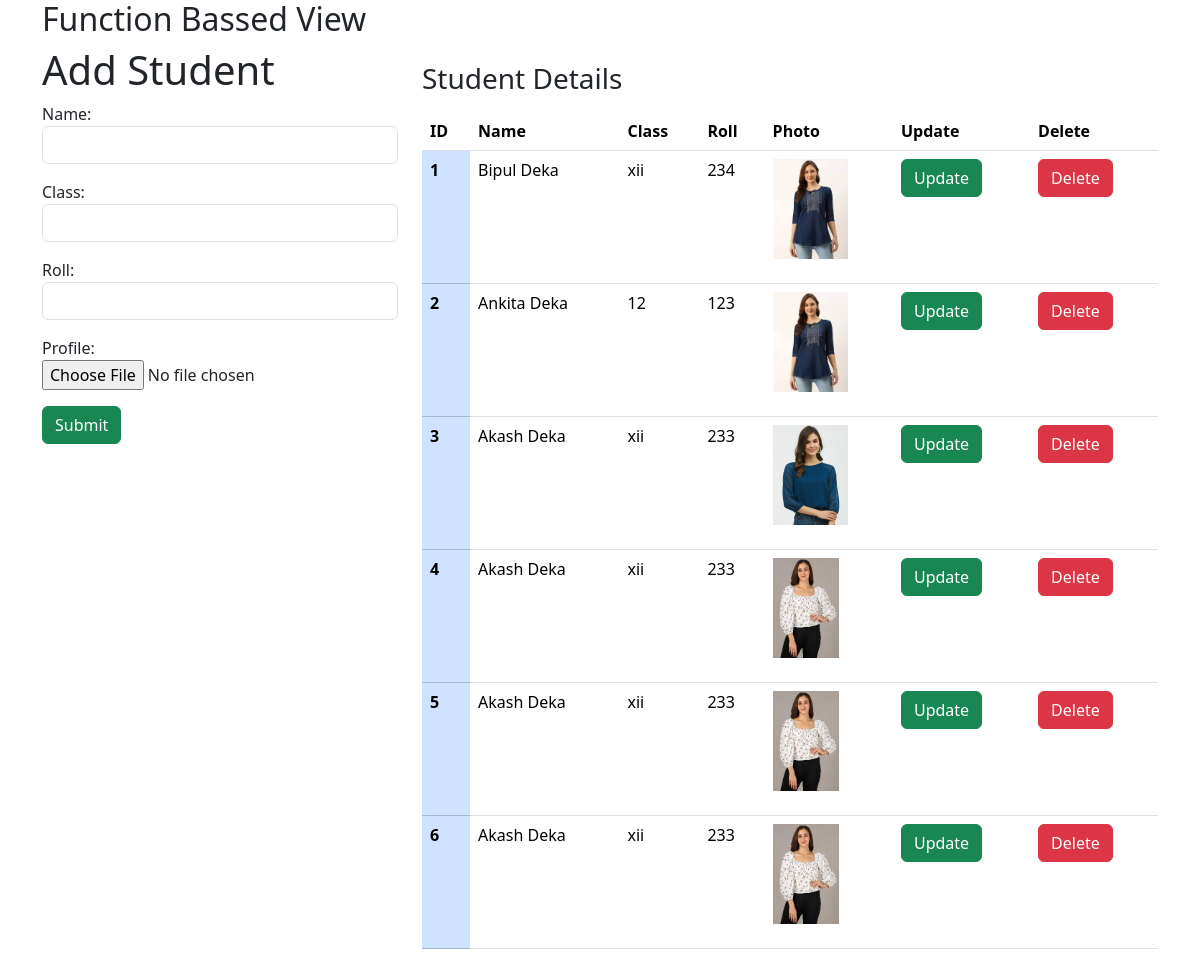
The app's page /, older data.
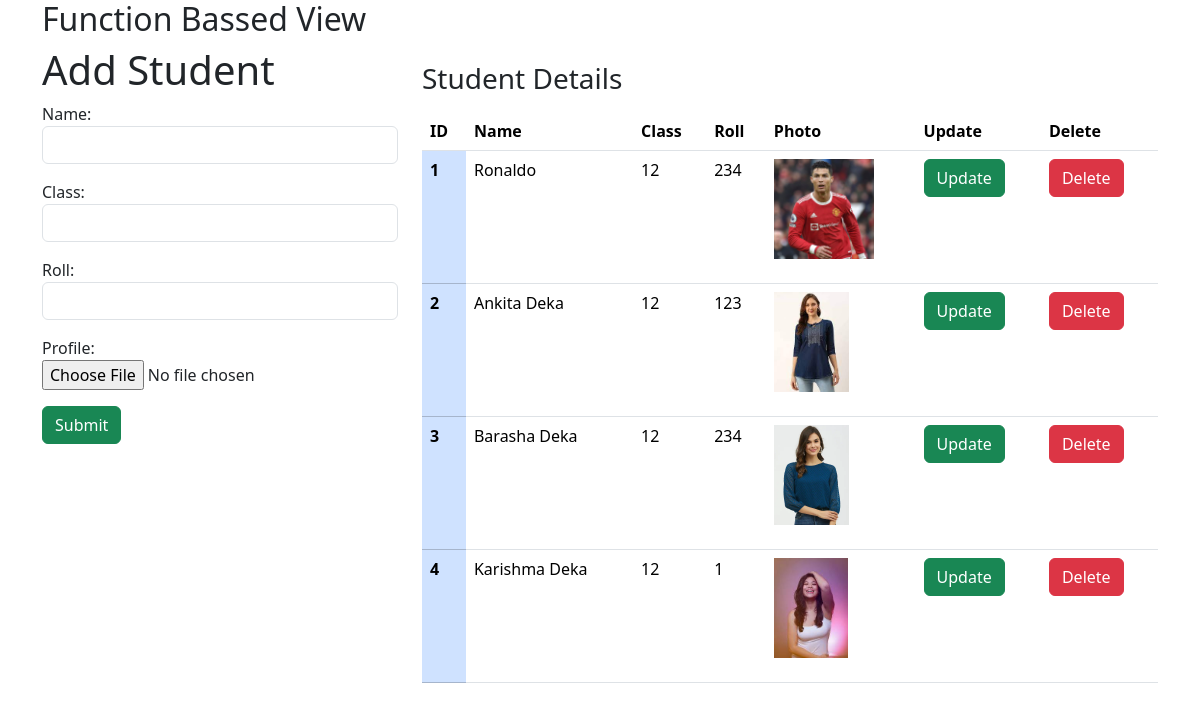
The same page, newer data.
### cdata/models.py (models this page shows, shortened)
class Students(models.Model):
    name=models.CharField(max_length=200)
    cl=models.CharField(max_length=200)
    roll=models.IntegerField()
    pro_img=models.ImageField(upload_to='pro')

### cdata/views.py (the view, shortened to what this page needs)
# urls.py: path('', views.MyFormView.as_view()),
class MyFormView(View):
    form_class = StudentForm
    initial = {"key": "value"}
    template_name = "home.html"
    def get(self, request, *args, **kwargs):
        form = self.form_class(initial=self.initial)
        all_data=Students.objects.all()
        return render(request, self.template_name, {"form": form,'all_data':all_data})

### cdata/forms.py
class StudentForm(forms.ModelForm):
    class Meta:
        model=Students
        fields='__all__'
        labels={'cl':'Class','pro_img':'Profile'}
        widgets={'name':forms.TextInput(attrs=
        {'class':'form-control'}),'cl':forms.TextInput(attrs=
        {'class':'form-control'}),'roll':forms.TextInput(attrs=
        {'class':'form-control'}),
        }

### cdata/templates/home.html (shortened to what this page needs)
{% extends "base.html" %}
  {% block content  %}
  <div class="container">
    <div class="row">
      <div class="col-12">
        <div> <h2> Function Bassed View</h2></div>
      </div>
    <div class="container">
      <div class="row">
        <div class="col-4">
          <h1>Add Student</h1>
          <table class="table table-hover">
            <form action = "" enctype="multipart/form-data" method = "post">
             {{form.as_p}}
            <button type="submit" class="btn btn-success">Submit</button>
            </form>
          </table>
        </div>
        <div class="col-8">
          <p><h3> Student Details</h3></p>
          <table class="table table-hover">
            <thead>
              <tr class=col-sm-4>
                <th scope="col">ID</th>
                <th scope="col">Name</th>
                <th scope="col">Class</th>
                <th scope="col">Roll</th>
                <th scope="col">Photo</th>
                <th scope="col">Update</th>
                <th scope="col">Delete</th>
              </tr>
            </thead>
            <tbody>
                {% for f in all_data %}
              <tr >
                <th class="table-primary" scope="row">{{forloop.counter}}</th>
                <td>{{f.name}}</td>
                <td>{{f.cl}}</td>
                <td>{{f.roll}}</td>
                <td><p><img src="{{f.pro_img.url}}" height="100px"> </p></td>
                <td>
                  <form action = "{%url 'update_data' f.id %}"  method = "post">
                    <button type="submit" class="btn btn-success">Update</button>
                  </form>
                  </td>
                <td>
                  <form action = "{%url 'delete' f.id %}"  method = "post">
                    <button type="submit" class="btn btn-danger">Delete</button>
                  </form>
                </td>
              </tr>
              {% endfor %}
            </tbody>
          </table>
        </div>
      </div>
    </div>
  </div>
{% endblock  %}

### cdata/templates/base.html (shortened to what this page needs)
<html>
  <head>
        {% load bootstrap5 %}
        {% bootstrap_css %}
  </head>
    <body>
{% block content  %}
{% endblock  %}
    </body>
</html>

Row changes from the older to the newer data that the page shows:
removed Students: name "Akash Deka", cl "xii", roll "233", pro_img (picture)
removed Students: name "Akash Deka", cl "xii", roll "233", pro_img (picture)
removed Students: name "Akash Deka", cl "xii", roll "233", pro_img (picture)
changed Students: name "Bipul Deka" → "Ronaldo"; cl "xii" → "12"; pro_img: a different picture
changed Students: name "Akash Deka" → "Barasha Deka"; cl "xii" → "12"; roll "233" → "234"
added Students: name "Karishma Deka", cl "12", roll "1", pro_img (picture)
